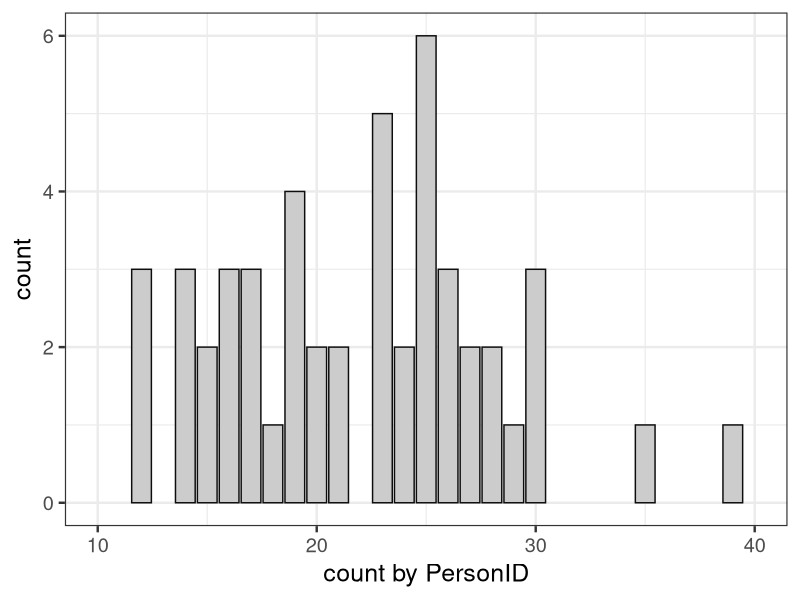
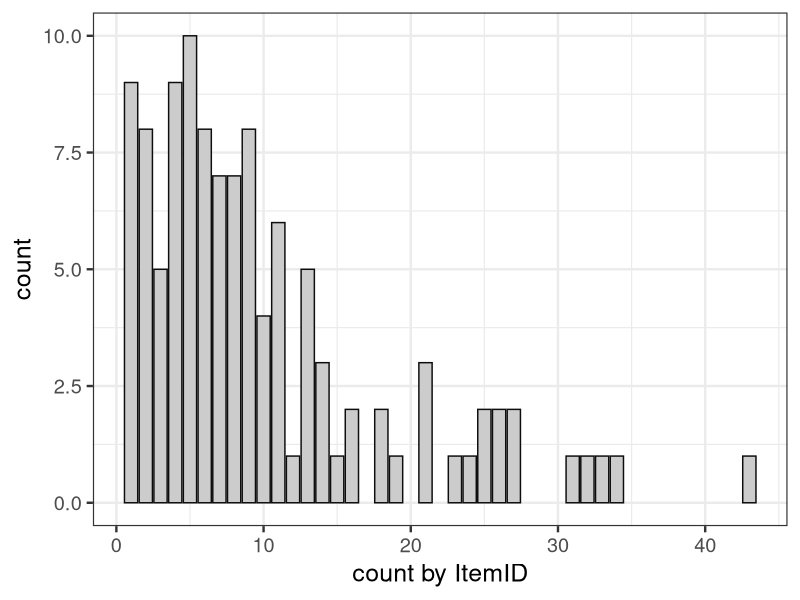

R code for these plots, in order:
library(dplyr)
library(ggplot2)

N <- 50
I <- 120
d <- read.csv(file='input/data-lda.txt')

d_cast <- d %>% group_by(PersonID) %>% summarise(n=n()) %>% ungroup()
p <- ggplot(data=d_cast, aes(x=n)) +
  theme_bw(base_size=18) +
  geom_bar(color='grey5', fill='grey80') +
  scale_x_continuous(breaks=seq(10,40,10), limits=c(10,40)) +
  labs(x='count by PersonID', y='count')
ggsave(file='output/fig11-6-left.png', plot=p, dpi=300, w=4, h=3)

d_cast <- d %>% group_by(ItemID) %>% summarise(n=n()) %>% ungroup()
p <- ggplot(data=d_cast, aes(x=n)) +
  theme_bw(base_size=18) +
  geom_bar(color='grey5', fill='grey80') +
  labs(x='count by ItemID', y='count')
ggsave(file='output/fig11-6-right.png', plot=p, dpi=300, w=4, h=3)
